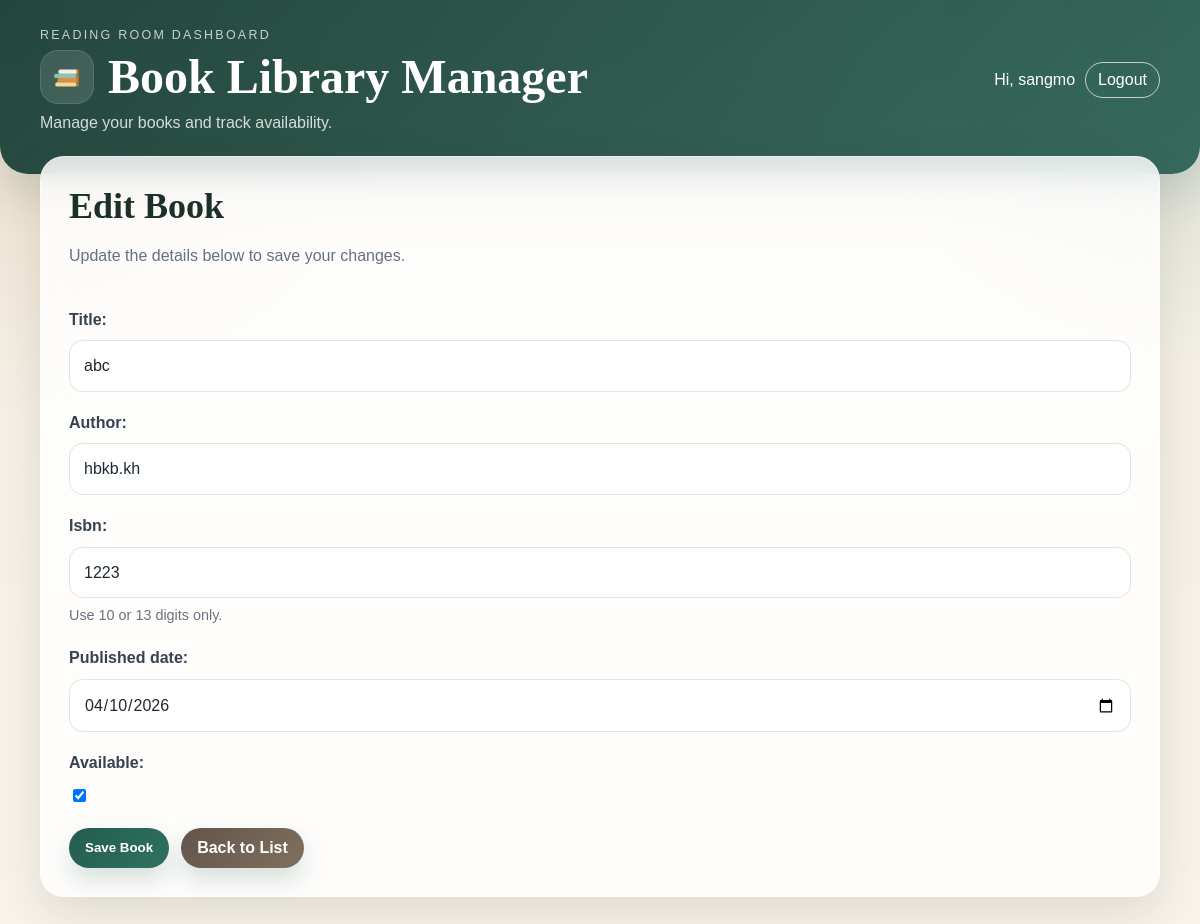
Page /edit/5/ (signed in) on the earlier database version.
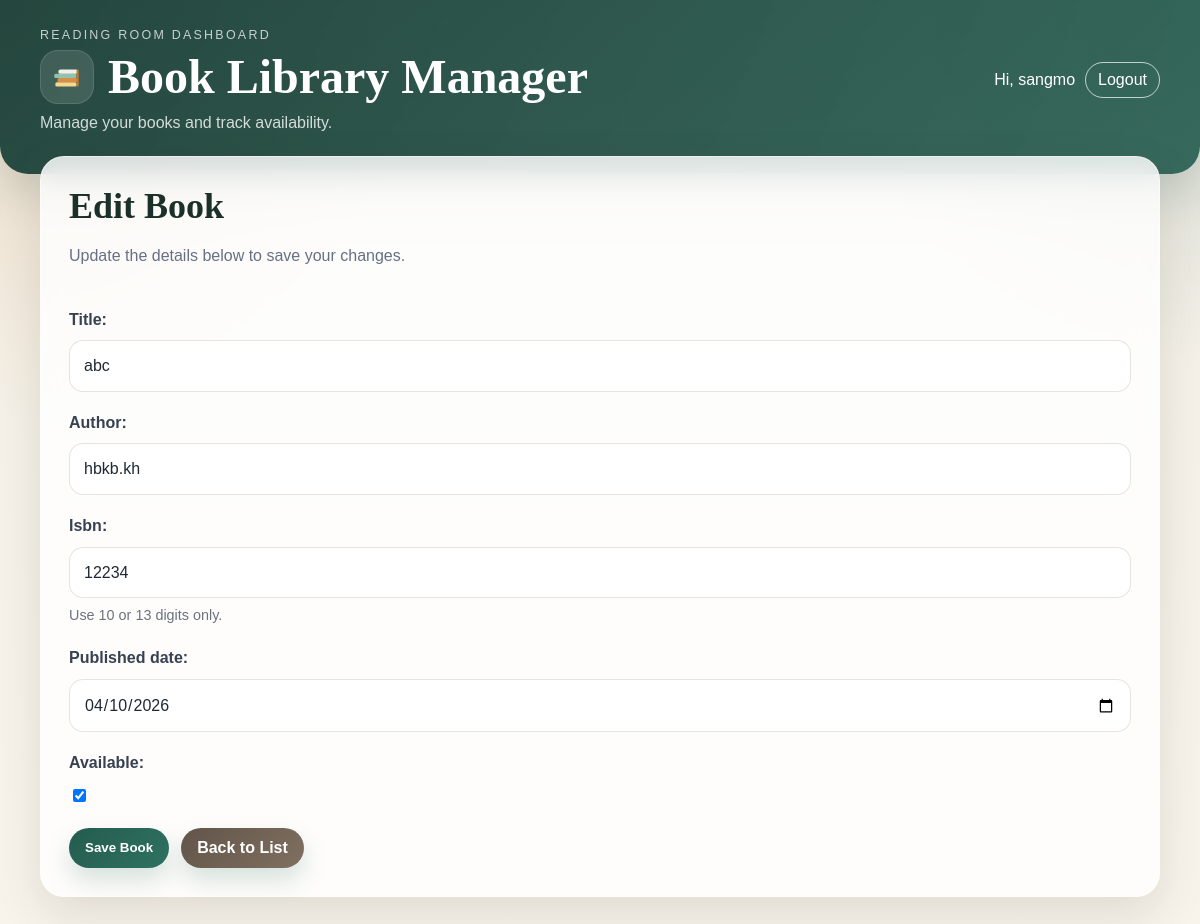
Same page on the later database version.
### books/models.py (models this page shows, shortened)
class Book(models.Model):
    title = models.CharField(max_length=200)
    author = models.CharField(max_length=100)
    isbn = models.CharField(max_length=20)
    published_date = models.DateField(null=True, blank = True)
    available = models.BooleanField(default=True)
    created_at = models.DateTimeField(auto_now_add=True)

### books/views.py (the view)
# urls.py: path("edit/<int:pk>/", views.book_edit, name="book_edit"),
@user_passes_test(is_librarian)
def book_edit(request, pk):
	book = Book.objects.get(pk=pk)
	if request.method == "POST":
		form = BookForm(request.POST, instance=book)
		if form.is_valid():
			book = form.save()
			messages.success(request, f'"{book.title}" was updated successfully.')
			return redirect("books:book_list")
	else:
		form = BookForm(instance=book)
	return render(request, "books/book_form.html", {"form": form})

### books/forms.py (shortened to what this page needs)
class BookForm(forms.ModelForm):
    class Meta:
        model = Book
        fields = ["title", "author", "isbn", "published_date", "available"]
        widgets = {
            "published_date": forms.DateInput(attrs={"type": "date"}),
        }
        help_texts = {
            "isbn": "Use 10 or 13 digits only.",
        }

### books/views.py (called while the page is built)
def is_librarian(user):
	return user.is_authenticated and (
		user.is_staff or user.groups.filter(name="Librarian").exists()
	)

### books/templates/books/book_form.html (shortened to what this page needs)
{% extends "base.html" %}
{% block content %}
<section class="card">
  <div class="section-header">
    <div>
      <h2>{{ form.instance.pk|yesno:"Edit Book,Add a New Book" }}</h2>
      <p class="section-subtitle">
        {{ form.instance.pk|yesno:"Update the details below to save your changes.,Fill in the details below to save a new book to your library." }}
      </p>
    </div>
  </div>
  <form method="post">
    {{ form.as_p }}
    <div class="actions">
      <button class="button" type="submit">Save Book</button>
      <a class="button secondary" href="{% url 'books:book_list' %}">Back to List</a>
    </div>
  </form>
</section>
{% endblock %}

Differences in the rows shown:
changed Book "Edit Book": isbn "1223" → "12234"
